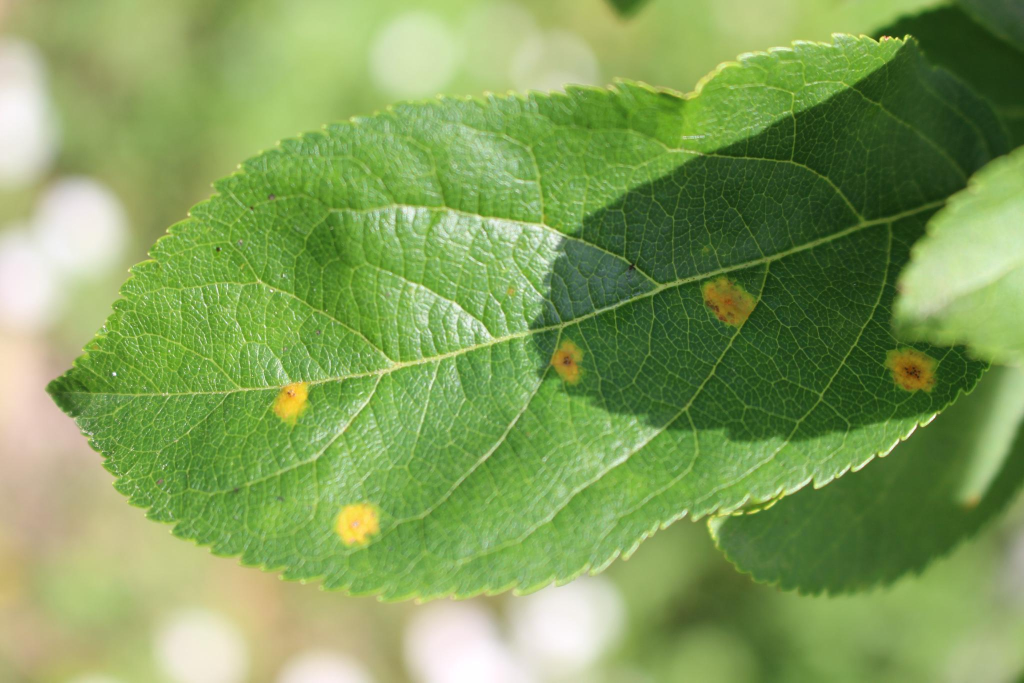
#> input picture Introducao a Visao Computacional/5. Pre-processamento/imagemTeste.jpg, 2048 x 1365 px (shown at 1/2 size)
$ python ajuste_perspectiva.py
#> lines starting #> are read from the running program, lines starting #| are printed output that depends on the picture
import	cv2
import	numpy	as	np
imagemOriginal	=	cv2.imread("imagemTeste.jpg")
#> imagemOriginal is the input picture: shape (1365, 2048, 3); mean B, G, R 89.7, 158.7, 129.2

pontosIniciais	=	np.float32(	[
                        [189,87],
                        [459,84],
                        [192,373],
                        [484,372]
                    ])

pontosFinais	=	np.float32(	[
                        [0,0],
                        [500,0],
                        [0,500],
                        [500,500]
                        ])

matriz	=	cv2.getPerspectiveTransform(
                        pontosIniciais,
                        pontosFinais
                    )

imagemModificada	=	cv2.warpPerspective(
                        imagemOriginal,
                        matriz,
                        (500,500)
                    )
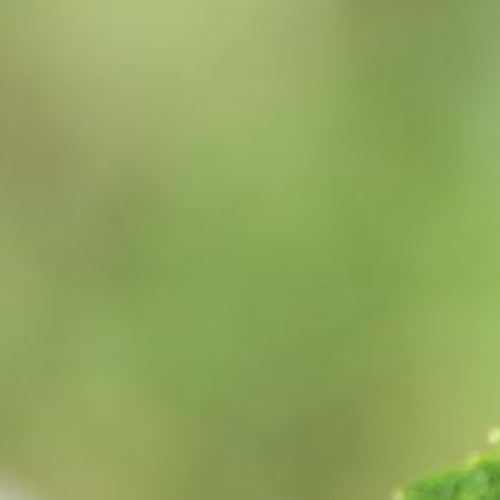
#> imagemModificada: shape (500, 500, 3); mean B, G, R 93.5, 165.5, 144.5

cv2.imshow("Imagem	Original",	imagemOriginal)
cv2.imshow("Imagem	Modificada",	imagemModificada)
cv2.waitKey(0)
cv2.destroyAllWindows()
